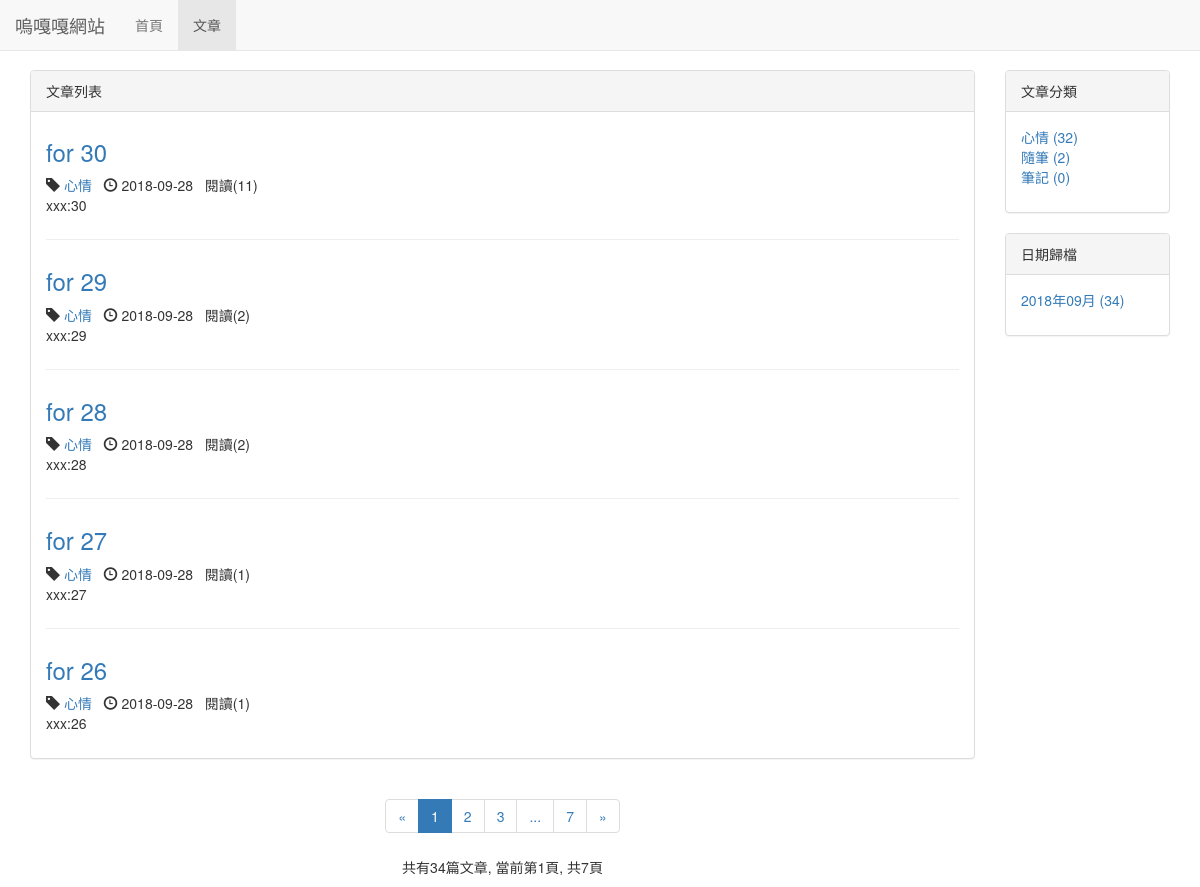
Page /blog/ on the earlier database version.
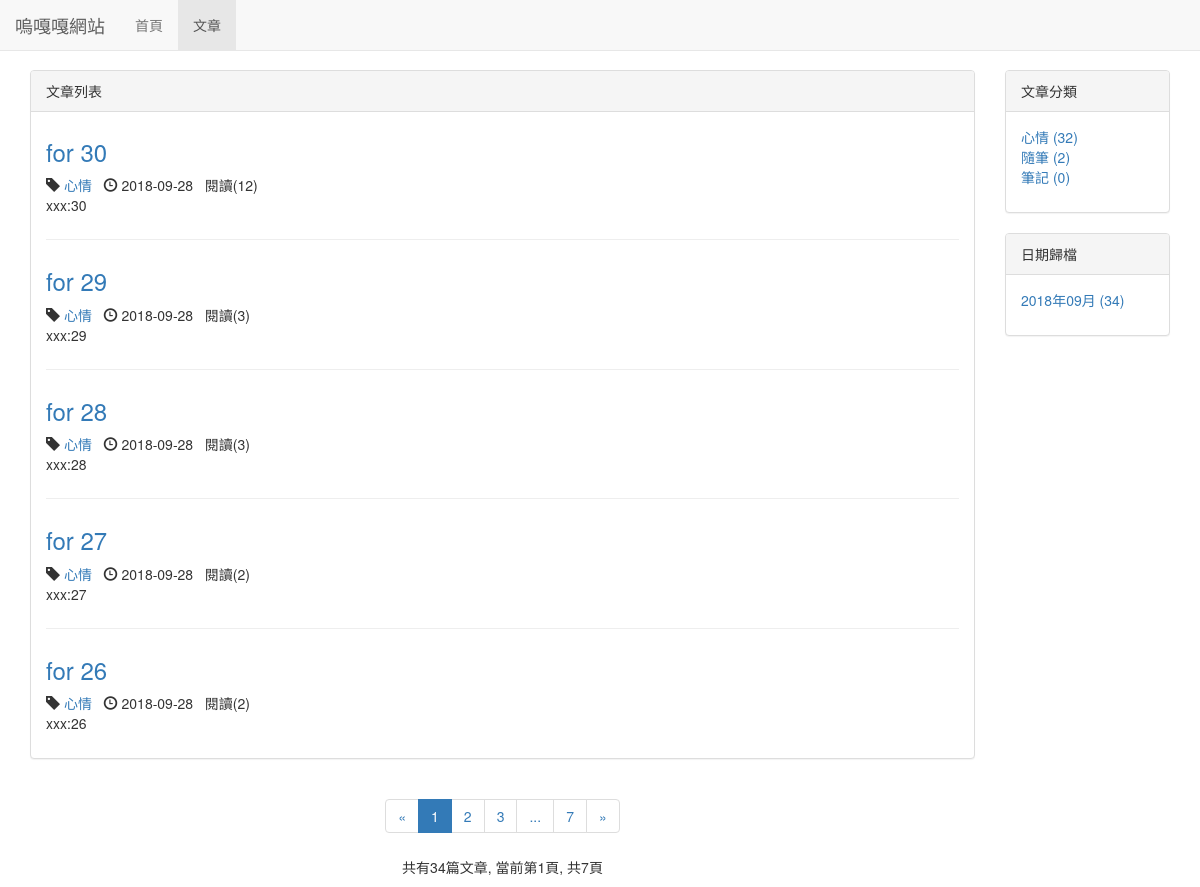
Same page on the later database version.
### blog/models.py (models this page shows, shortened)
class Blog(models.Model, ReadNumExpandMethod):
    title = models.CharField(max_length=50)
    blog_type = models.ForeignKey(BlogType, on_delete=models.DO_NOTHING)
    content = RichTextUploadingField()
    author = models.ForeignKey(User, on_delete=models.DO_NOTHING)
    read_details = GenericRelation(ReadDetail)
    created_time = models.DateTimeField(auto_now_add=True)
    last_update_time = models.DateTimeField(auto_now=True)
    class Meta:
        ordering = ['-created_time']

class BlogType(models.Model):
    type_name = models.CharField(max_length=15)
    def __str__(self):
        return self.type_name # 設置後台顯示的樣子

### read_statistics/models.py (models this page shows)
class ReadNum(models.Model):
    read_num = models.IntegerField(default=0)
    content_type = models.ForeignKey(ContentType, on_delete=models.DO_NOTHING)
    object_id = models.PositiveIntegerField()
    content_object = GenericForeignKey('content_type', 'object_id')

### blog/views.py (the view)
# urls.py: path('', views.blogList, name='blog_list'),
def blogList(request):
    blog_all_list = Blog.objects.all()
    context = getBlogListCommonDate(request, blog_all_list)
    return render(request, 'blog/blog_list.html', context)

### read_statistics/models.py (called while the page is built)
    def get_read_num(self):
        try:
            ct = ContentType.objects.get_for_model(self)
            readrum = ReadNum.objects.get(content_type=ct, object_id=self.pk)
            return readrum.read_num
        except exceptions.ObjectDoesNotExist:
            return 0

### blog/templates/blog/blog_list.html (shortened to what the changed rows need)
{% extends 'base.html' %}
{% load staticfiles %}
{% block header_extends %}
    <link rel="stylesheet" href="{% static 'blog/blog.css' %}">
{% endblock %}
{% block content %}
    <div class="container">
        <div class="row">
            <div class="col-xs-8 col-sm-8 col-md-8 col-lg-10">
                <div class="panel panel-default">
                    <div class="panel-body">
                        {% for blog in blogs %}
                        <div class="blog">
                            <h3><a href="{% url 'blog_detail' blog.pk %}">{{ blog.title }}</a></h3>
                            <p class="blog-info">
                                <span class="glyphicon glyphicon-tag" aria-hidden="true"></span> <a href="{% url 'blogs_with_type' blog.blog_type.pk %}">{{ blog.blog_type }}</a>&nbsp;&nbsp;
                                <span class="glyphicon glyphicon-time" aria-hidden="true"></span> {{ blog.created_time|date:"Y-m-d" }}&nbsp;&nbsp;
                                閱讀({{ blog.get_read_num }})
                            </p>
                            <p>{{ blog.content|striptags|truncatechars:120 }}</p>
                        </div>
                        {% empty %}
                            <div class="blog">
                               <h3>-- 暫無文章 --</h3>
                            </div>
                        {% endfor %}
                    </div>
                </div>
            </div>
        </div>
    </div>
{% endblock %}

Differences in the rows shown:
changed through a linked row, Blog "for 30": get_read_num "11" → "12"
changed through a linked row, Blog "for 29": get_read_num "2" → "3"
changed through a linked row, Blog "for 28": get_read_num "2" → "3"
changed through a linked row, Blog "for 27": get_read_num "1" → "2"
changed through a linked row, Blog "for 26": get_read_num "1" → "2"
